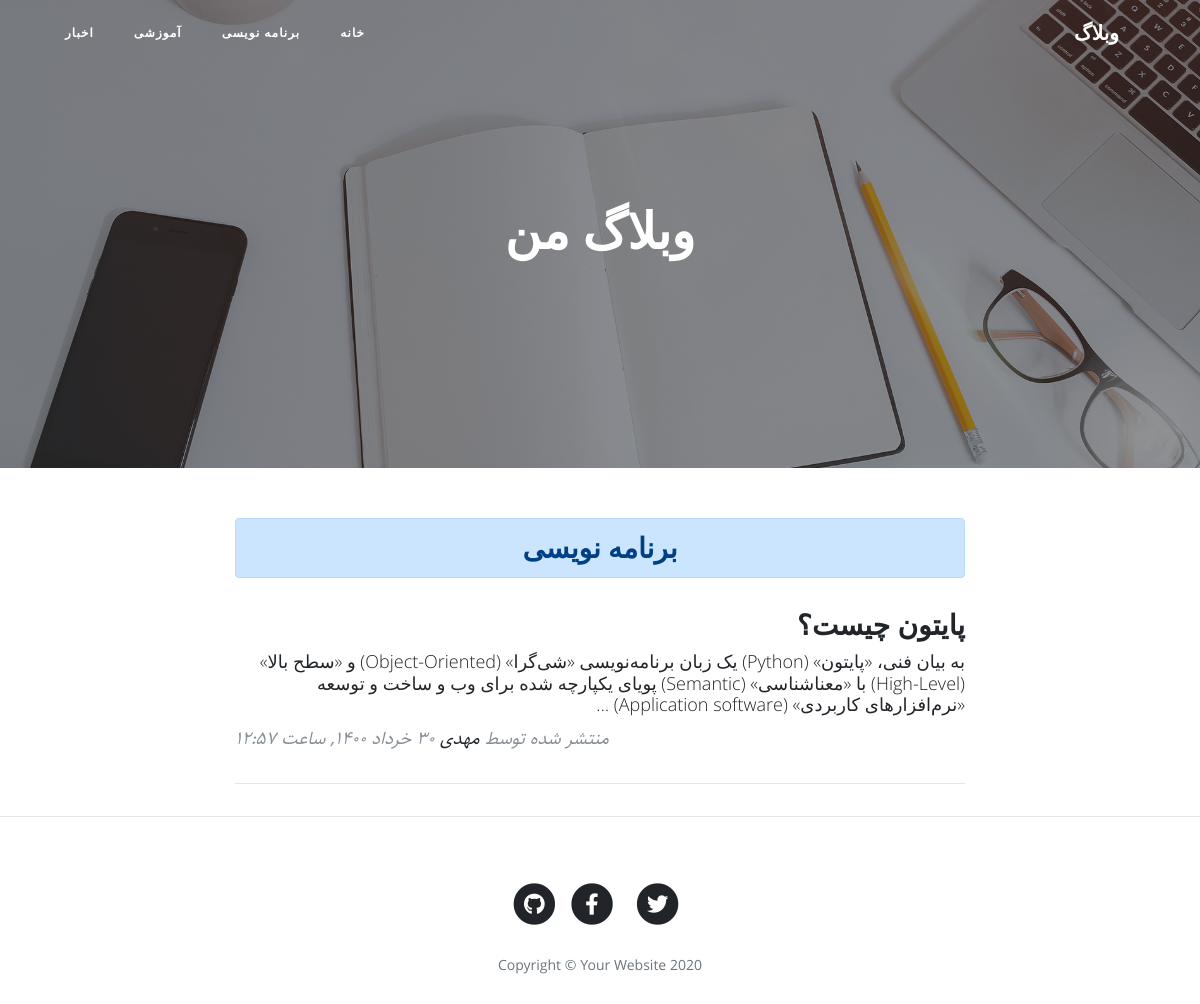
The page /category/programming on the database as committed earlier.
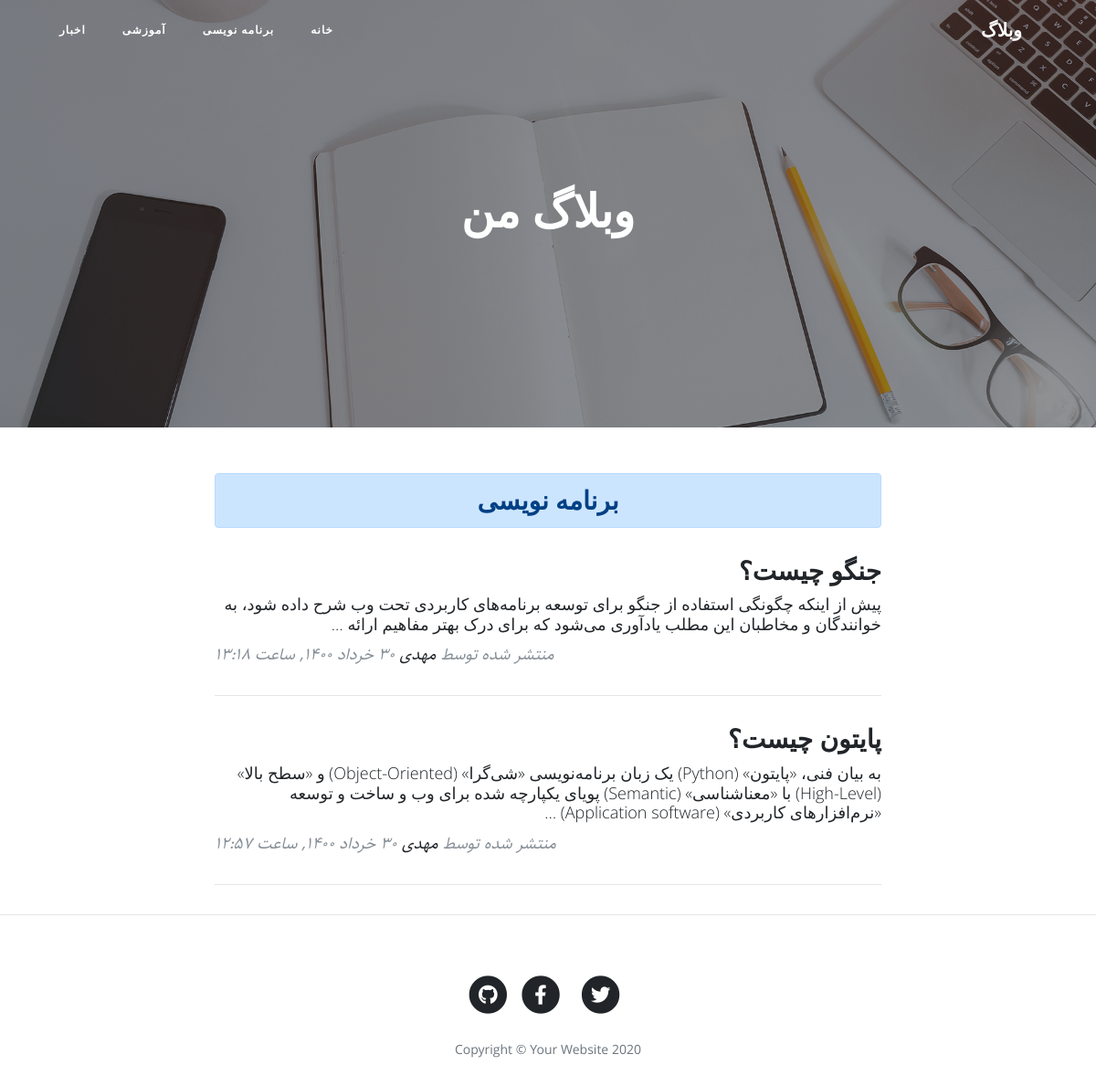
The same page on the database as committed later.
### blog/models.py (models this page shows, shortened)
class Category(models.Model):
    title = models.CharField(max_length = 200, verbose_name = "عنوان دسته بندی")
    slug = models.SlugField(max_length = 100, unique = True, verbose_name = "آدرس دسته بندی")
    status = models.BooleanField(default = True, verbose_name = "آیا نمایش داده شود؟")
    position = models.IntegerField(verbose_name = "پوزیشن")
    class Meta:
        verbose_name = "دسته بندی"
        verbose_name_plural = "دسته بندی ها"
        ordering = ['position']
    objects = CategoryManager()

class Article(models.Model):
    STATUS_CHOICES = (
        ('d', 'پیش نویس'),
        ('p', 'منتشر شده'),
    )
    title = models.CharField(max_length = 200, verbose_name = "عنوان مقاله")
    slug = models.SlugField(max_length = 100, unique = True, verbose_name = "آدرس مقاله")
    category = models.ManyToManyField(Category, verbose_name = "دسته بندی", related_name = "articles")
    description = models.TextField(verbose_name = "محتوا")
    thumbnail = models.ImageField(upload_to = "images", verbose_name = "تصویر مقاله")
    publish = models.DateTimeField(default = timezone.now, verbose_name = "زمان انتشار")
    created = models.DateTimeField(auto_now_add = True)
    updated = models.DateTimeField(auto_now = True)
    status = models.CharField(max_length = 1, choices = STATUS_CHOICES, verbose_name = "وضعیت")
    class Meta:
        verbose_name = "مقاله"
        verbose_name_plural = "مقالات"
        ordering = ['-publish']
    def jpublish(self):
        return jalali_converter(self.publish)
    jpublish.short_description = "زمان انتشار"
    objects = ArticleManager()

### blog/views.py (the view)
# urls.py: path('category/<slug:slug>', CategoryList.as_view(), name = "category"),
class CategoryList(ListView):
    paginate_by = 3
    template_name = "blog/category_list.html"
    def get_queryset(self):
        global category
        slug = self.kwargs.get('slug')
        category = get_object_or_404(Category.objects.active(), slug = slug)
        return category.articles.published()
    def get_context_data(self, **kwargs):
        context = super().get_context_data(**kwargs)
        context['category'] = category
        return context

### blog/models.py (called while the page is built)
    def published(self):
        return self.filter(status = 'p')

    def active(self):
        return self.filter(status = True)

### blog/templatetags/base_tags.py (called while the page is built)
@register.simple_tag
def title():
    return "وبلاگ"

@register.inclusion_tag("blog/partials/category_navbar.html")
def category_navbar():
    return {
        "category": Category.objects.active()
    }

### extensions/jalali.py (called while the page is built)
    def persian_tuple(self):
        return self.persian_year, self.persian_month, self.persian_day

### extensions/utils.py (called while the page is built)
def persian_numbers_converter(mystr):
    numbers = {
        "0" : "۰",
        "1" : "۱",
        "2" : "۲",
        "3" : "۳",
        "4" : "۴",
        "5" : "۵",
        "6" : "۶",
        "7" : "۷",
        "8" : "۸",
        "9" : "۹",
    }
    for e, p in numbers.items():
        mystr = mystr.replace(e, p)
    return mystr

### blog/templates/blog/category_list.html (shortened to what this page needs)
{% extends 'blog/base.html' %}
{% load static %}
{% block main %}
  <header class="masthead" style="background-image: url('{% static 'blog/img/home-bg.jpg' %}')">
    <div class="overlay"></div>
    <div class="container">
      <div class="row">
        <div class="col-lg-8 col-md-10 mx-auto">
          <div class="site-heading">
            <h1>وبلاگ من</h1>
          </div>
        </div>
      </div>
    </div>
  </header>
  <div class="container">
    <div class="row">
      <div class="col-lg-8 col-md-10 mx-auto">
        <h3 class="alert alert-primary text-center">{{ category.title }}</h3>
        {% for article in object_list %}
          <div class="post-preview">
            <a href="{% url 'blog:detail' article.slug %}">
              <h2 class="post-title">
                {{ article.title }}
              </h2>
              <h3 class="post-subtitle">
                {{ article.description | truncatewords:30 }}
              </h3>
            </a>
            <p class="post-meta">منتشر شده توسط
              <a href="#">مهدی</a>
              {{ article.jpublish }}</p>
          </div>
          <hr>
        {% endfor %}
      </div>
    </div>
  </div>
{% endblock %}

### blog/templates/blog/partials/category_navbar.html
<div class="collapse navbar-collapse" id="navbarResponsive">
  <ul class="navbar-nav ml-auto">
      <li class="nav-item">
        <a class="nav-link" href="{% url 'blog:home' %}">خانه</a>
      </li>
      {% for cat in category %}
        <li class="nav-item">
          <a class="nav-link" href="{% url 'blog:category' cat.slug %}">{{ cat.title }}</a>
        </li>
      {% endfor %}
  </ul>
</div>

Rows that differ between the two databases and show on the page:
now on this page (row edited): Article: title "جنگو چیست؟", description "پیش از اینکه چگونگی استفاده از جنگو برای توسعه برنامه‌های کاربردی تحت وب شرح داده شود، به خوانندگان و مخاطبان این مطلب یادآوری می‌شود که برای درک بهتر مفاهیم ارائه …", jpublish "۳۰ خرداد ۱۴۰۰, ساعت ۱۳:۱۸"
